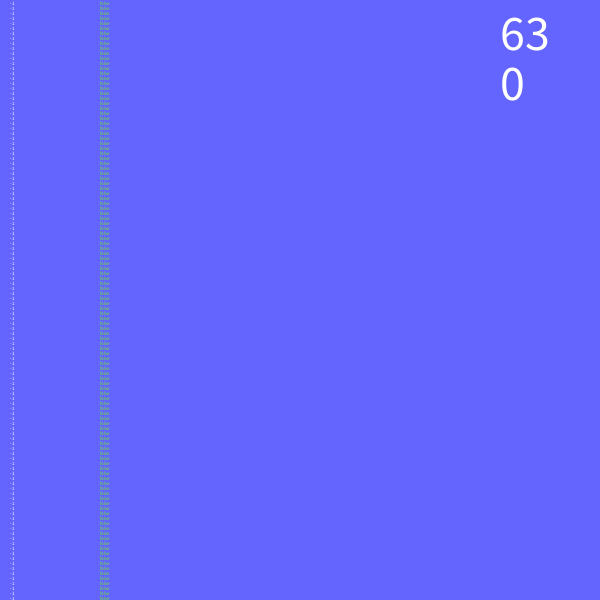
Frame 1 (no input)
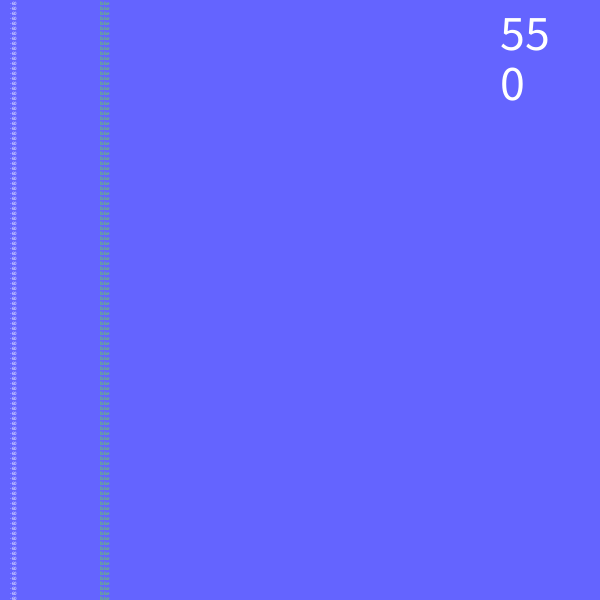
Frame 60 (the mouse pressed at the canvas centre just before this capture)
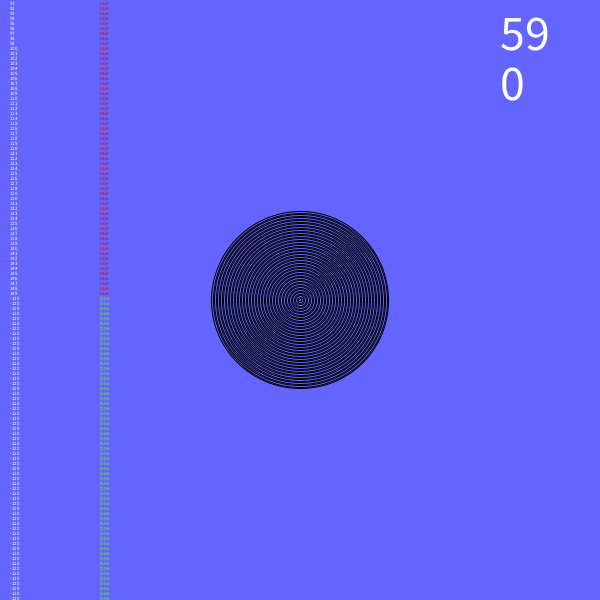
Frame 120 (the mouse held since frame 60 and released just before this capture)

The Processing sketch that drew these frames (run headless with seeded random() and noise(); from frame 60 on, the mouse is pressed at the canvas centre):

// Processing sketch: Water
// ── Water.pde
int maxCircleAmount = 150;
float[] x = new float[maxCircleAmount];
float[] y = new float[maxCircleAmount];
boolean[] circles = new boolean[maxCircleAmount];
float[] timer = new float[maxCircleAmount];
int num = 0;
boolean new1 = false;
float time = 60;
int totalAmount = 0;
//measured in frames
//total needed circles = maxCircleSize/circleGrowAmount
float maxCircleSize = 450;
float circleGrowAmount = 3;
float lastMouseX;
float lastMouseY;

boolean mouseDragging = true;
float textSize = 5;
void setup() {
  //fullScreen();
  size(600, 600);
  frameRate(60);
  maxCircleSize /= circleGrowAmount;
}

void draw() {
  background(100, 100, 255);
  for (int i = 0; i < maxCircleAmount; i++) {
    timer[i]--;
    if (timer[i] <= 0) {
      circles[i] = false;
      if (num >= 1) {
        num--;
      }
    }
    
    //putting the timers on screen
    textSize(textSize);
    fill(255);
    text((int)timer[i], 10, textSize + textSize*i);
    
    if(!circles[i]) {
      fill(108, 232, 42);
    }
    else {
      fill(217, 0, 0);
    }
    text(circles[i] + "", 100, textSize + textSize*i);
    
    //cirkels maken
    if (circles[i]) {
      noFill();
      circle(x[i], y[i], -circleGrowAmount * (timer[i]-maxCircleSize));
      
    }
  }
  
  //voor elke cirkel past dit de x en y aan aan de offset van de laatste
  for(int i = 0; i < num; i++) {
    
  }
  
    
  fill(255);
  textSize(50);
  text((int)frameRate, width -  100, 50);
  text((int)num, width -  100, 100);
  if (mousePressed) {
    if (mouseDragging) {
      for (int i = 0; i < maxCircleAmount; i++) {
        if (!circles[i] && !new1) {
          circles[i] = true;
          timer[i] = maxCircleSize;
          new1 = true;
          x[i] = mouseX;
          y[i] = mouseY;
          num++;
        }
      }
    new1 = false;
    }
  }
  
  lastMouseX = mouseX;
  lastMouseY = mouseY;
}

void mousePressed() {
  if (!mouseDragging) {
    
    for (int i = 0; i < maxCircleAmount; i++) {
      if (!circles[i] && !new1) {
        circles[i] = true;
        timer[i] = maxCircleSize;
        new1 = true;
        x[i] = mouseX;
        y[i] = mouseY;
        num++;
      }
    }
    new1 = false;
  }
  
}

void mouseDragged() {

}
